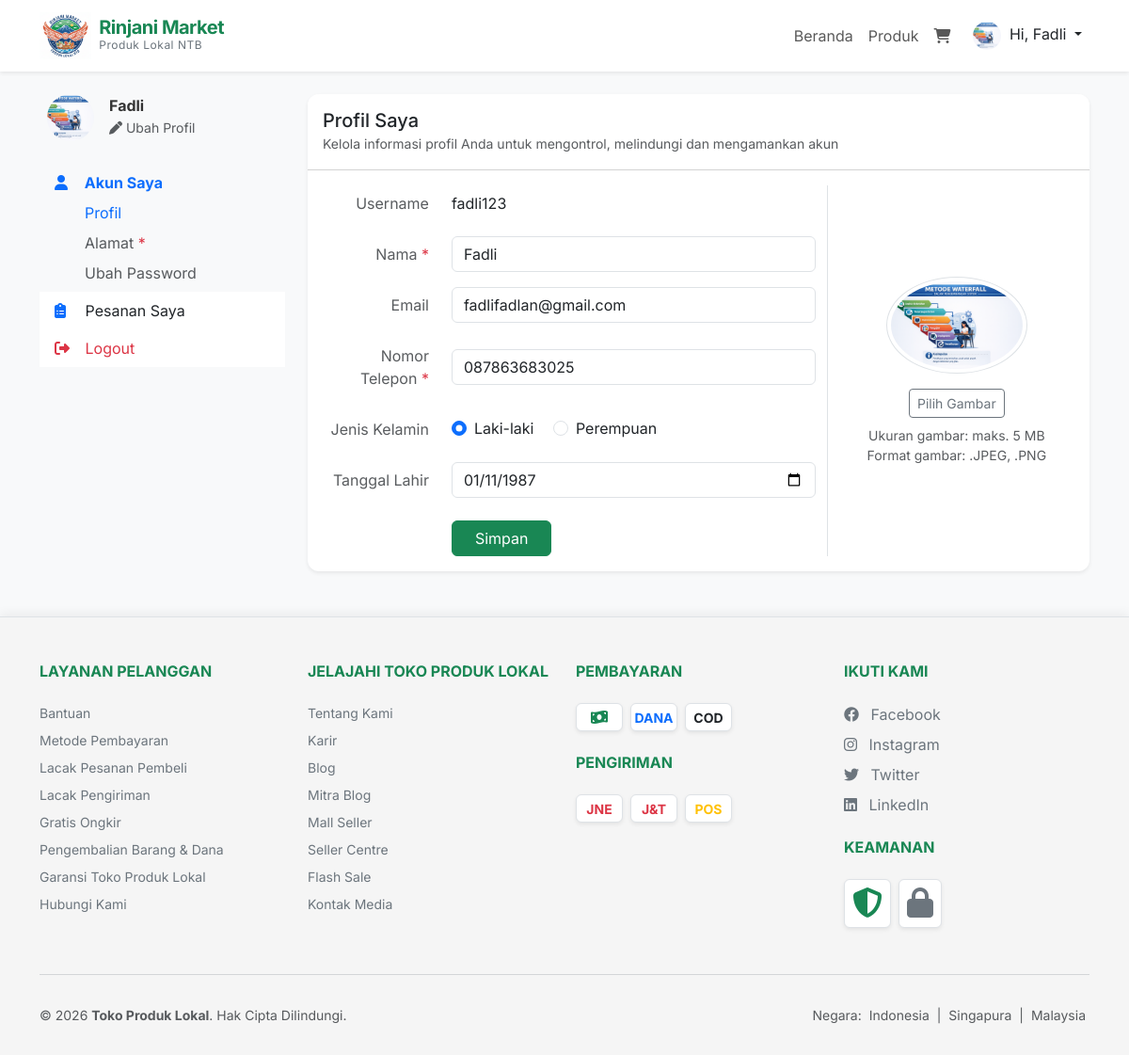
/profile (signed in), run on the app's committed database.
### tables this page shows
CREATE TABLE IF NOT EXISTS `users` ( 
  `id` int(11) NOT NULL AUTO_INCREMENT, 
  `name` varchar(100) NOT NULL, 
  `email` varchar(100) DEFAULT NULL, 
  `phone` varchar(20) DEFAULT NULL, 
  `address` text DEFAULT NULL, 
  `gender` enum('L','P') DEFAULT NULL, 
  `birthdate` date DEFAULT NULL, 
  `image` varchar(255) DEFAULT 'default.jpg', 
  `username` varchar(50) NOT NULL, 
  `password` varchar(255) NOT NULL, 
  `role` enum('admin','customer') NOT NULL DEFAULT 'customer', 
  `created_at` timestamp NOT NULL DEFAULT current_timestamp(), 
  PRIMARY KEY (`id`), 
  UNIQUE KEY `username` (`username`) 
);

### app/core/Controller.php (called while the page is built, shortened)
<?php
class Controller {
    public function view($view, $data = []) {
        require_once '../app/views/' . $view . '.php';
    }
    public function model($model) {
        return new $model;
    }
}

### app/controllers/Profile.php (called while the page is built, shortened)
<?php
class Profile extends Controller {
    public function index() {
        $data['judul'] = 'Profil Saya';
        $data['user'] = $this->model('User_model')->getUserById($_SESSION['user_id']);
        $data['active_tab'] = 'profile';
        $data['active_sub_tab'] = 'profile';
        $this->view('profile/index', $data);
    }
}

### app/core/App.php (called while the page is built, shortened)
<?php
class App {
    protected $method = 'index';
    protected $params = [];
    public function __construct() {
        $this->controller = new $this->controller;
        call_user_func_array([$this->controller, $this->method], $this->params);
    }
}

### public/index.php (called while the page is built, shortened)
<?php
$app = new App();

### app/core/Database.php (called while the page is built, shortened)
<?php
class Database {
    private $host = DB_HOST;
    private $user = DB_USER;
    private $pass = DB_PASS;
    private $db_name = DB_NAME;
    private $dbh;
    private $stmt;
    public function __construct() {
        $dsn = 'mysql:host=' . $this->host . ';dbname=' . $this->db_name;
        $option = [
            PDO::ATTR_PERSISTENT => true,
            PDO::ATTR_ERRMODE => PDO::ERRMODE_EXCEPTION
        ];
        try {
            $this->dbh = new PDO($dsn, $this->user, $this->pass, $option);
        } catch (PDOException $e) {
            die($e->getMessage());
        }
    }
    public function query($query) {
        $this->stmt = $this->dbh->prepare($query);
    }
    public function bind($param, $value, $type = null) {
        if (is_null($type)) {
            switch (true) {
                case is_int($value):
                    $type = PDO::PARAM_INT;
                    break;
            }
        }
        $this->stmt->bindValue($param, $value, $type);
    }
    public function execute() {
        return $this->stmt->execute();
    }
    public function single() {
        $this->execute();
        return $this->stmt->fetch(PDO::FETCH_ASSOC);
    }
}

### app/models/User_model.php (called while the page is built, shortened)
<?php
class User_model {
    private $table = 'users';
    private $db;
    public function __construct() {
        $this->db = new Database;
    }
    public function getUserById($id) {
        $this->db->query('SELECT * FROM ' . $this->table . ' WHERE id = :id');
        $this->db->bind('id', $id);
        return $this->db->single();
    }
}

### app/views/profile/index.php (the view, shortened to what this page needs)
<div class="container mt-4 mb-5">
    <div class="row">
        <?php require_once __DIR__ . '/sidebar.php'; ?>
        <div class="col-md-9">
            <div class="card shadow-sm">
                <div class="card-header bg-white py-3">
                    <h5 class="mb-0">Profil Saya</h5>
                    <small class="text-muted">Kelola informasi profil Anda untuk mengontrol, melindungi dan mengamankan akun</small>
                </div>
                <div class="card-body">
                    <?php
                        $profileImg = !empty($data['user']['image']) ? BASEURL . '/assets/img/profiles/' . $data['user']['image'] : 'https://ui-avatars.com/api/?name=' . urlencode($data['user']['name']) . '&background=0D6EFD&color=fff';
                    ?>
                    <form action="<?= BASEURL; ?>/profile/update" method="post" enctype="multipart/form-data">
                        <div class="row">
                            <div class="col-md-8 border-end">
                                <div class="mb-3 row align-items-center">
                                    <label class="col-sm-3 col-form-label text-end text-muted">Username</label>
                                    <div class="col-sm-9">
                                        <p class="mb-0 form-control-plaintext"><?= $data['user']['username']; ?></p>
                                    </div>
                                </div>
                                <div class="mb-3 row align-items-center">
                                    <label for="name" class="col-sm-3 col-form-label text-end text-muted">Nama <span class="text-danger">*</span></label>
                                    <div class="col-sm-9">
                                        <input type="text" class="form-control" id="name" name="name" value="<?= $data['user']['name']; ?>" required>
                                    </div>
                                </div>
                                <div class="mb-3 row align-items-center">
                                    <label for="email" class="col-sm-3 col-form-label text-end text-muted">Email</label>
                                    <div class="col-sm-9">
                                        <input type="email" class="form-control" id="email" name="email" value="<?= $data['user']['email']; ?>">
                                    </div>
                                </div>
                                <div class="mb-3 row align-items-center">
                                    <label for="phone" class="col-sm-3 col-form-label text-end text-muted">Nomor Telepon <span class="text-danger">*</span></label>
                                    <div class="col-sm-9">
                                        <input type="text" class="form-control" id="phone" name="phone" value="<?= $data['user']['phone']; ?>" required placeholder="Contoh: 08123456789">
                                    </div>
                                </div>
                                <div class="mb-3 row align-items-center">
                                    <label class="col-sm-3 col-form-label text-end text-muted">Jenis Kelamin</label>
                                    <div class="col-sm-9">
                                        <div class="form-check form-check-inline">
                                            <input class="form-check-input" type="radio" name="gender" id="genderL" value="L" <?= $data['user']['gender'] == 'L' ? 'checked' : ''; ?>>
                                            <label class="form-check-label" for="genderL">Laki-laki</label>
                                        </div>
                                        <div class="form-check form-check-inline">
                                            <input class="form-check-input" type="radio" name="gender" id="genderP" value="P" <?= $data['user']['gender'] == 'P' ? 'checked' : ''; ?>>
                                            <label class="form-check-label" for="genderP">Perempuan</label>
                                        </div>
                                    </div>
                                </div>
                                <div class="mb-3 row align-items-center">
                                    <label for="birthdate" class="col-sm-3 col-form-label text-end text-muted">Tanggal Lahir</label>
                                    <div class="col-sm-9">
                                        <input type="date" class="form-control" id="birthdate" name="birthdate" value="<?= $data['user']['birthdate']; ?>">
                                    </div>
                                </div>
                                <div class="row mt-4">
                                    <div class="col-sm-9 offset-sm-3">
                                        <button type="submit" class="btn btn-success px-4">Simpan</button>
                                    </div>
                                </div>
                            </div>
                            <div class="col-md-4 d-flex flex-column align-items-center justify-content-center">
                                <div class="mb-3 position-relative">
                                    <img src="<?= $profileImg; ?>"
                                         alt="Profile Preview"
                                         class="rounded-circle img-thumbnail object-fit-cover"
                                         width="150" height="150"
                                         id="profilePreview">
                                </div>
                                <label for="image" class="btn btn-outline-secondary btn-sm mb-2">Pilih Gambar</label>
                                <small class="text-muted text-center">Ukuran gambar: maks. 5 MB<br>Format gambar: .JPEG, .PNG</small>
                            </div>
                        </div>
                    </form>
                </div>
            </div>
        </div>
    </div>
</div>

### app/views/profile/sidebar.php
<div class="col-md-3 mb-4">
    <div class="d-flex align-items-center mb-4 ps-2">
        <?php
            $profileImg = 'https://ui-avatars.com/api/?name=' . urlencode($data['user']['name']) . '&background=random';
            if (!empty($data['user']['image']) && file_exists('assets/img/profiles/' . $data['user']['image'])) {
                $profileImg = BASEURL . '/assets/img/profiles/' . $data['user']['image'];
            }
        ?>
        <img src="<?= $profileImg; ?>"
             alt="Profile"
             class="rounded-circle me-3 object-fit-cover"
             width="50" height="50">
        <div>
            <h6 class="mb-0 fw-bold text-truncate" style="max-width: 150px;"><?= $data['user']['name']; ?></h6>
            <a href="<?= BASEURL; ?>/profile" class="text-decoration-none text-muted small"><i class="fas fa-pen"></i> Ubah Profil</a>
        </div>
    </div>
    <div class="list-group list-group-flush">
        <a href="<?= BASEURL; ?>/profile" class="list-group-item list-group-item-action border-0 bg-transparent <?= ($data['active_tab'] ?? '') == 'profile' ? 'active text-primary fw-bold' : 'text-dark'; ?>">
            <i class="fas fa-user <?= ($data['active_tab'] ?? '') == 'profile' ? 'text-primary' : 'text-muted'; ?> me-2" style="width: 20px;"></i> Akun Saya
        </a>
        <div class="ps-5 mb-2">
            <a href="<?= BASEURL; ?>/profile" class="text-decoration-none d-block mb-2 <?= ($data['active_sub_tab'] ?? '') == 'profile' ? 'text-primary' : 'text-muted'; ?>">Profil</a>
            <a href="<?= BASEURL; ?>/profile/address" class="text-decoration-none d-block mb-2 <?= ($data['active_sub_tab'] ?? '') == 'address' ? 'text-primary' : 'text-muted'; ?>">Alamat <span class="text-danger">*</span></a>
            <a href="<?= BASEURL; ?>/profile/changePassword" class="text-decoration-none d-block <?= ($data['active_sub_tab'] ?? '') == 'password' ? 'text-primary' : 'text-muted'; ?>">Ubah Password</a>
        </div>
        <a href="<?= BASEURL; ?>/products/orders" class="list-group-item list-group-item-action border-0 text-dark">
            <i class="fas fa-clipboard-list text-primary me-2" style="width: 20px;"></i> Pesanan Saya
        </a>
        <a href="<?= BASEURL; ?>/auth/logout" class="list-group-item list-group-item-action border-0 text-danger">
            <i class="fas fa-sign-out-alt text-danger me-2" style="width: 20px;"></i> Logout
        </a>
    </div>
</div>

### public/assets/css/style.css (style rules this page uses)
:root { --primary-color: #198754; --secondary-color: #20c997; --font-family-base: 'Inter', sans-serif; }
body { font-family: var(--font-family-base); background-color: #f8f9fa; color: #333; }
.card { border: none; border-radius: 12px; box-shadow: 0 4px 6px rgba(0,0,0,0.05); transition: transform 0.2s, box-shadow 0.2s; overflow: hidden; }

### data on the page
users: image (picture), name "Fadli", username "fadli123", email "fadlifadlan@gmail.com", phone "087863683025", gender "☑ Laki-laki", gender "☐ Perempuan", birthdate "01/11/1987"

### other printed values
explode(' ', $_SESSION['user_name'])[0] "Fadli"
SITENAME "Toko Produk Lokal"
SITENAME "TOKO PRODUK LOKAL"
